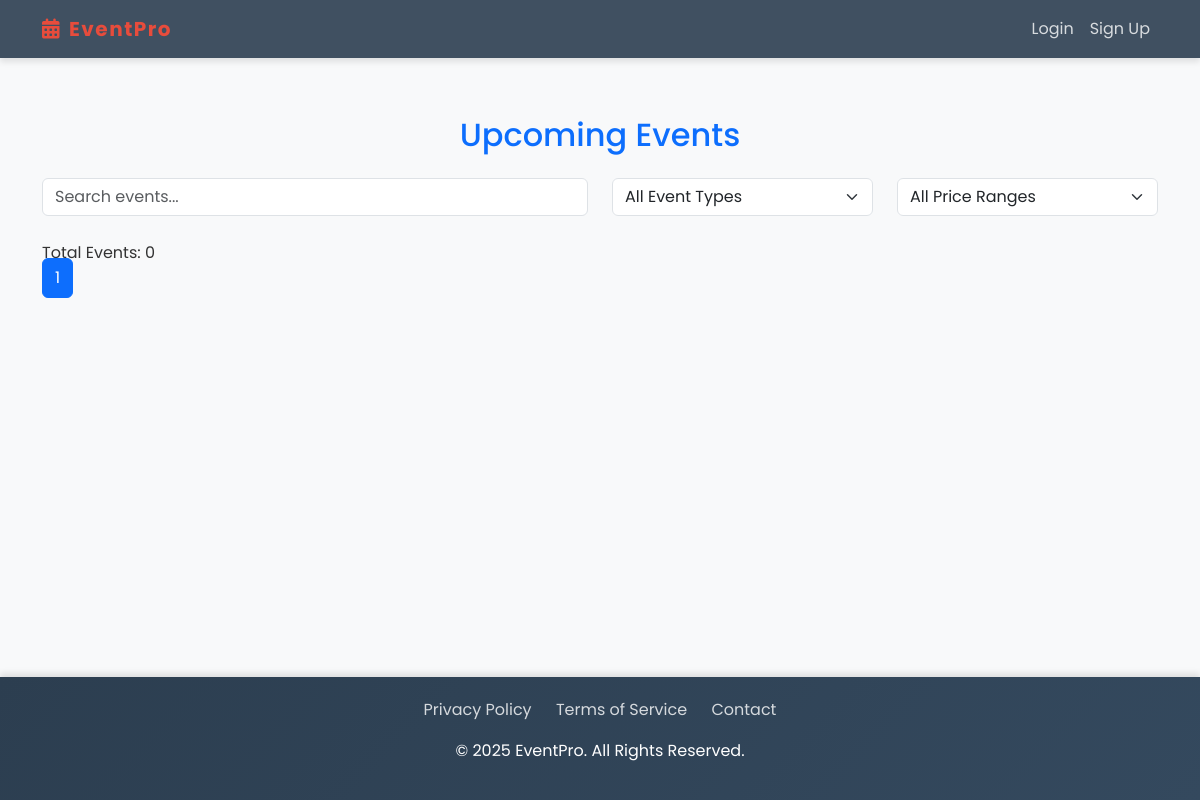
/events/, run on an earlier commit of the app's database.
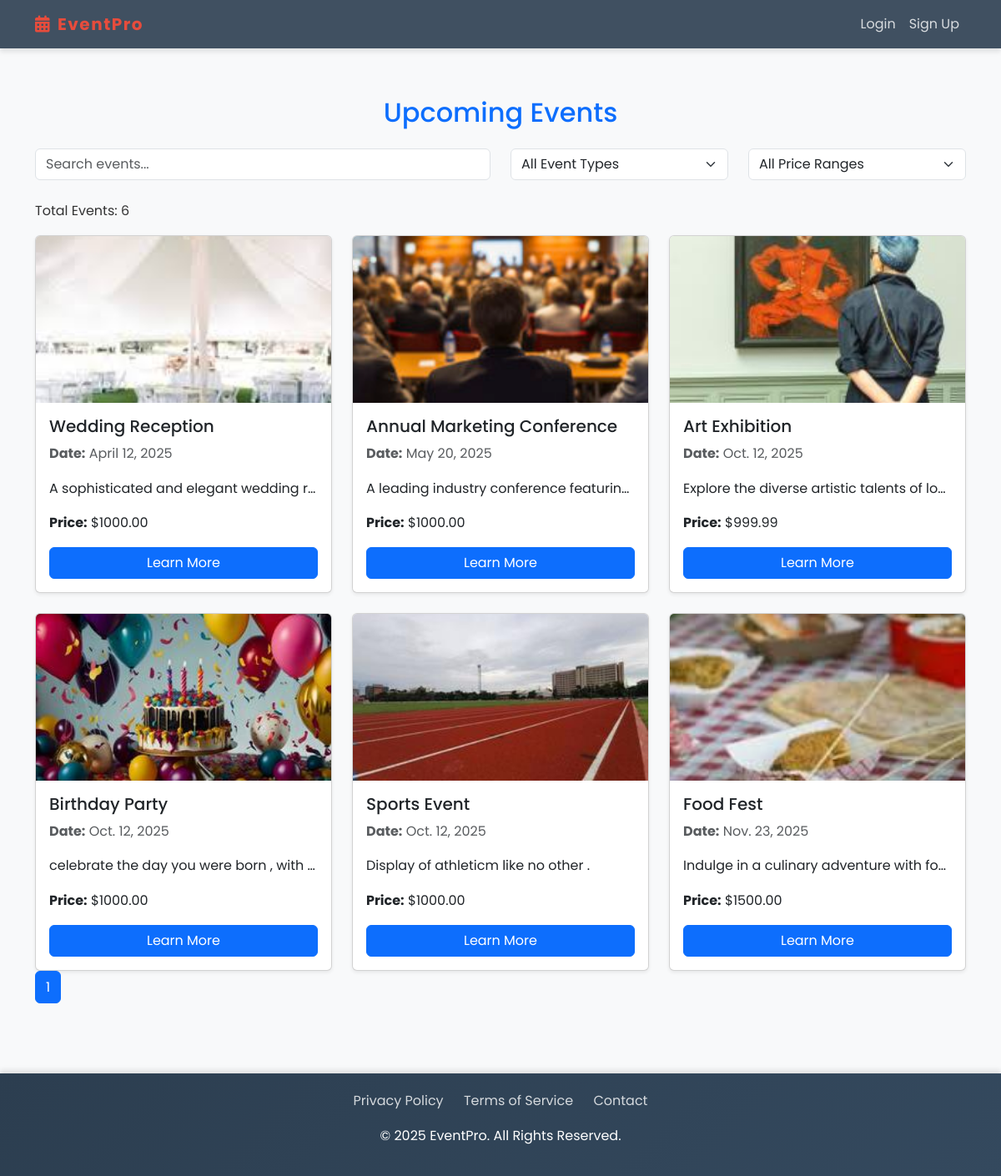
And on a later commit of the database.
### eventapp/models.py (models this page shows, shortened)
class Event(models.Model):
    name = models.CharField(max_length=200)
    is_available = models.BooleanField(default=True)
    slug = models.SlugField(unique=True, blank=True)
    desc = models.TextField(default='no description provided')
    event_date = models.DateField()
    location = models.CharField(max_length=200, default='not specified')
    price = models.DecimalField(max_digits=10, decimal_places=2, default=Decimal('0.00'))
    img = models.ImageField(upload_to='events/', blank=True, null=True)
    event_type = models.CharField(max_length=50, default='not specified')
    event_duration = models.CharField(max_length=50, default='not specified')
    itinerary = models.JSONField(default=list)

### eventapp/views.py (the view)
# urls.py: path('events/', views.event_list, name='events'),
def event_list(request):
    events = Event.objects.filter(event_date__gte=now().date(), is_available=True).order_by('event_date')  # Order by event date
    paginator = Paginator(events, 6)  # Adjust the number of events per page
    page_number = request.GET.get('page')
    page_obj = paginator.get_page(page_number)
    return render(request, 'events.html', {'page_obj': page_obj})

### templates/events.html (shortened to what this page needs)
    {% extends 'base.html' %}
    {% load static %}
    {% block content %}
    <div class="container py-5">
        <h2 class="text-center text-primary mb-4">Upcoming Events</h2>
        <div class="row mb-4">
            <div class="col-md-6">
                <input type="text" class="form-control" id="eventSearch" placeholder="Search events..." onkeyup="searchEvents()">
            </div>
            <div class="col-md-3">
                <select class="form-select" id="eventTypeFilter" onchange="filterEvents()">
                    <option value="">All Event Types</option>
                </select>
            </div>
            <div class="col-md-3">
                <select class="form-select" id="eventPriceFilter" onchange="filterEvents()">
                    <option value="">All Price Ranges</option>
                </select>
            </div>
        </div>
        <p>Total Events: {{ page_obj.paginator.count }}</p>
        <div class="row g-4" id="eventGrid">
            {% for i in page_obj %}
            <div class="col-md-6 col-lg-4 event-card"
                data-event-type="{{ i.event_type }}"
                data-event-price="{{ i.price }}">
                <div class="card h-100 shadow-sm" data-aos="fade-up">
                    {% if i.img %}
                        <img src="{{ i.img.url }}" alt="{{ i.name }} Image" class="card-img-top" style="height: 200px; object-fit: cover;">
                    {% else %}
                        <img src="{% static 'images/crsl1.jpg' %}" alt="Default Event Image" class="card-img-top" style="height: 200px; object-fit: cover;">
                    {% endif %}
                    <div class="card-body d-flex flex-column">
                        <h5 class="card-title">{{ i.name }}</h5>
                        <p class="text-muted"><strong>Date:</strong> {{ i.event_date }}</p>
                        <p class="card-text text-truncate">{{ i.desc }}</p>
                        <p><strong>Price:</strong> ${{ i.price }}</p>
                        <a href="{% url 'event_detail' i.slug %}" class="btn btn-primary mt-auto">Learn More</a>
                    </div>
                </div>
            </div>
            {% endfor %}
        </div>
        <div class="pagination">
        <nav>
            <ul class="pagination justify-content-center">
                <li class="page-item active"><a class="page-link">{{ page_obj.number }}</a></li>
            </ul>
        </nav>
    </div>
    </div>
{% endblock %}

### templates/base.html (shortened to what this page needs)
<!DOCTYPE html>
<html lang="en">
<head>
    <link href="https://cdnjs.cloudflare.com/ajax/libs/font-awesome/6.0.0/css/all.min.css" rel="stylesheet">
    <link href="https://cdn.jsdelivr.net/npm/bootstrap@5.3.2/dist/css/bootstrap.min.css" rel="stylesheet">
    <link href="https://cdn.jsdelivr.net/npm/aos@2.3.4/dist/aos.css" rel="stylesheet">
    <link href="https://unpkg.com/animate.css@4.1.1/animate.min.css" rel="stylesheet">
</head>
<body>
    <div id="particles-js"></div>
    <nav class="navbar navbar-expand-lg navbar-dark fixed-top" aria-label="Main Navigation">
        <div class="container">
            <a class="navbar-brand" href="{% url 'home' %}">
                <i class="fas fa-calendar-alt me-2"></i>EventPro
            </a>
            <div class="collapse navbar-collapse" id="mainNavigation">
                <ul class="navbar-nav ms-auto">
                    {% if user.is_authenticated %}
                    <li class="nav-item dropdown">
                        <a class="nav-link dropdown-toggle" href="#" id="navbarDropdownMenu" role="button"
                            data-bs-toggle="dropdown" aria-expanded="false">
                            Hi, {{ request.user.username }} <i class="fas fa-user-circle"></i>
                        </a>
                        <ul class="dropdown-menu" aria-labelledby="navbarDropdownMenu">
                            <li><a class="dropdown-item" href="{% url 'userapp:booking_dashboard' %}">Dashboard</a></li>
                            <li><a class="dropdown-item" href="{% url 'userapp:change_requests_dashboard' %}">Change
                                    Requests</a></li>
                            {% if user.is_staff %}
                            <li><a class="dropdown-item" href="{% url 'userapp:admin_dashboard' %}">Admin Dashboard</a>
                            </li>
                            {% endif %}
                            <li>
                                <hr class="dropdown-divider">
                            </li>
                            <li><a class="dropdown-item" href="{% url 'userapp:logout' %}">Logout</a></li>
                        </ul>
                    </li>
                    {% else %}
                    <li class="nav-item">
                        <a class="nav-link {% if request.path == '/login/' %}active{% endif %}"
                            href="{% url 'userapp:login' %}">Login</a>
                    </li>
                    <li class="nav-item">
                        <a class="nav-link {% if request.path == '/signup/' %}active{% endif %}"
                            href="{% url 'userapp:signup' %}">Sign Up</a>
                    </li>
                    {% endif %}
                </ul>
            </div>
        </div>
    </nav>
    <main class="mt-5">
        {% block content %}{% endblock %}
    </main>
    <footer>
        <div class="container text-center">
            <div class="footer-links mb-3">
                <a href="{% url 'privacy_policy' %}">Privacy Policy</a>
                <a href="{% url 'terms_of_service' %}">Terms of Service</a>
                <a href="{% url 'contact' %}">Contact</a>
            </div>
            <p>&copy; {% now "Y" %} EventPro. All Rights Reserved.</p>
        </div>
    </footer>
</body>
</html>

### templates/base.html (style rules this page uses)
:root { --primary-color: #2c3e50; --accent-color: #e74c3c; --secondary-color: #3498db; --text-color: #333; --background-color: #f8f9fa; --footer-gradient: linear-gradient(135deg, #2c3e50 0%, #34495e 100%); --transition-speed: 0.3s; }
* { margin: 0; padding: 0; box-sizing: border-box; scroll-behavior: smooth; }
body { font-family: 'Poppins', sans-serif; background-color: var(--background-color); color: var(--text-color); line-height: 1.6; display: flex; flex-direction: column; min-height: 100vh; position: relative; overflow-x: hidden; }
#particles-js { position: fixed; width: 100%; height: 100%; z-index: -1; top: 0; left: 0; opacity: 0.1; }
.navbar { background: rgba(44, 62, 80, 0.9); backdrop-filter: blur(10px); box-shadow: 0 4px 6px rgba(0, 0, 0, 0.1); transition: all var(--transition-speed) ease; }
.navbar-brand { color: var(--accent-color) !important; font-weight: 700; letter-spacing: 1.5px; transition: transform var(--transition-speed); }
.nav-link { color: rgba(255, 255, 255, 0.8) !important; position: relative; transition: all var(--transition-speed) ease; }
.nav-link::after { content: ''; position: absolute; width: 0; height: 2px; bottom: -5px; left: 0; background-color: var(--accent-color); transition: width var(--transition-speed) ease; }
main { flex: 1; padding: 20px 0; position: relative; z-index: 1; }
footer { background: var(--footer-gradient); color: white; padding: 20px 0; box-shadow: 0 -4px 6px rgba(0, 0, 0, 0.1); }
.footer-links a { color: rgba(255, 255, 255, 0.8); margin: 0 10px; text-decoration: none; position: relative; transition: all var(--transition-speed); }

What changed in the data, as far as the page shows it:
added Event: img (picture), name "Wedding Reception", event_date "April 12, 2025", desc "A sophisticated and elegant wedding r…", price "1000.00"
added Event: img (picture), name "Annual Marketing Conference", event_date "May 20, 2025", desc "A leading industry conference featurin…", price "1000.00"
added Event: img (picture), name "Art Exhibition", event_date "Oct. 12, 2025", desc "Explore the diverse artistic talents of lo…", price "999.99"
added Event: img (picture), name "Birthday Party", event_date "Oct. 12, 2025", desc "celebrate the day you were born , with…", price "1000.00"
added Event: img (picture), name "Sports Event", event_date "Oct. 12, 2025", desc "Display of athleticm like no other .", price "1000.00"
added Event: img (picture), name "Food Fest", event_date "Nov. 23, 2025", desc "Indulge in a culinary adventure with fo…", price "1500.00"
Also different on the page:
{{ page_obj.paginator.count }}: "0" → "6"
